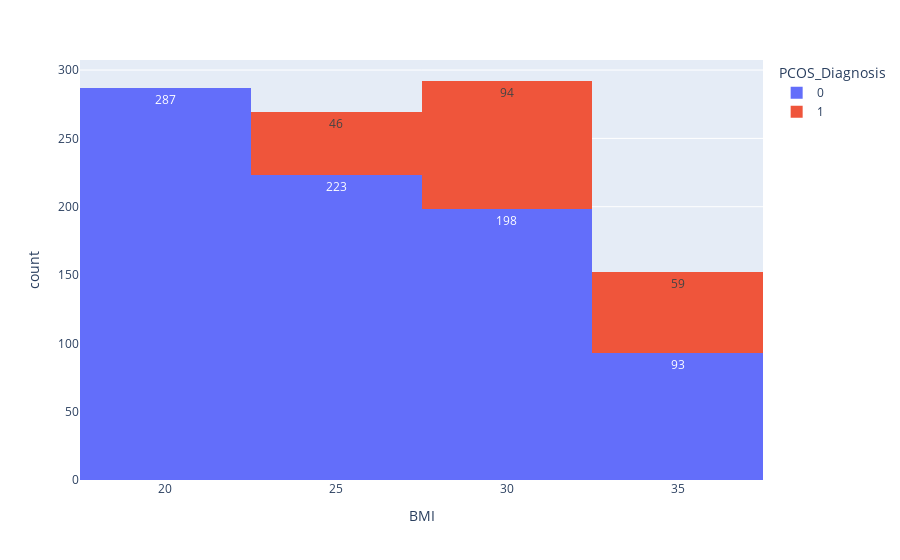

This figure's notebook cell:
### Code cell
# col = "Testosterone_Level(ng/dL)"
# col = "Antral_Follicle_Count"
col = "BMI"
fig = px.histogram(pcos, x=col, nbins=4, color="PCOS_Diagnosis", text_auto=True)
fig.show()

### Figure 1 — Plotly figure (JSON) as saved in the notebook; plotly's stock layout.template omitted (floating-point values rounded to 4 significant figures; data arrays with more than 128 entries replaced by an {"elided": "..."} marker saying what was removed)
{"data": [{"bingroup": "x", "hovertemplate": "PCOS_Diagnosis=0<br>BMI=%{x}<br>count=%{y}<extra></extra>", "legendgroup": "0", "marker": {"color": "#636efa", "pattern": {"shape": ""}}, "name": "0", "nbinsx": 4, "orientation": "v", "showlegend": true, "texttemplate": "%{value}", "type": "histogram", "x": {"elided": "801 float values"}, "xaxis": "x", "yaxis": "y"}, {"bingroup": "x", "hovertemplate": "PCOS_Diagnosis=1<br>BMI=%{x}<br>count=%{y}<extra></extra>", "legendgroup": "1", "marker": {"color": "#EF553B", "pattern": {"shape": ""}}, "name": "1", "nbinsx": 4, "orientation": "v", "showlegend": true, "texttemplate": "%{value}", "type": "histogram", "x": {"elided": "199 float values"}, "xaxis": "x", "yaxis": "y"}], "layout": {"barmode": "relative", "legend": {"title": {"text": "PCOS_Diagnosis"}, "tracegroupgap": 0}, "margin": {"t": 60}, "xaxis": {"anchor": "y", "domain": [0, 1], "title": {"text": "BMI"}}, "yaxis": {"anchor": "x", "domain": [0, 1], "title": {"text": "count"}}}}
